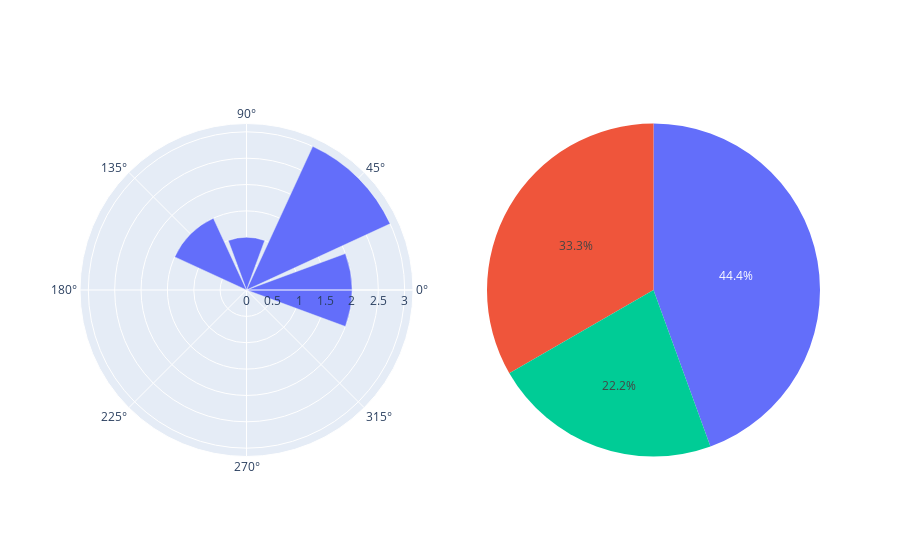

Source (notebook cell):
### Code cell
fig = make_subplots(
    rows=1, cols=2,
    specs=[[{"type": "barpolar"}, {"type": "pie"}]],
)

fig.add_trace(go.Barpolar(theta=[0, 45, 90, 135], r=[2, 3, 1, 1.5]),
              row=1, col=1)
fig.add_trace(go.Pie(values=[200, 150, 100]),
              row=1, col=2)

fig.update_layout(height=500, showlegend=False)

fig.show()

### Figure 1 — Plotly figure (JSON) as saved in the notebook; plotly's stock layout.template omitted (floating-point values rounded to 4 significant figures)
{"data": [{"r": [2, 3, 1, 1.5], "subplot": "polar", "theta": [0, 45, 90, 135], "type": "barpolar"}, {"domain": {"x": [0.55, 1], "y": [0, 1]}, "type": "pie", "values": [200, 150, 100]}], "layout": {"autosize": true, "polar": {"angularaxis": {"type": "linear"}, "domain": {"x": [0, 0.45], "y": [0, 1]}, "radialaxis": {"autorange": true, "range": [0, 3.158], "type": "linear"}}, "showlegend": false}}
